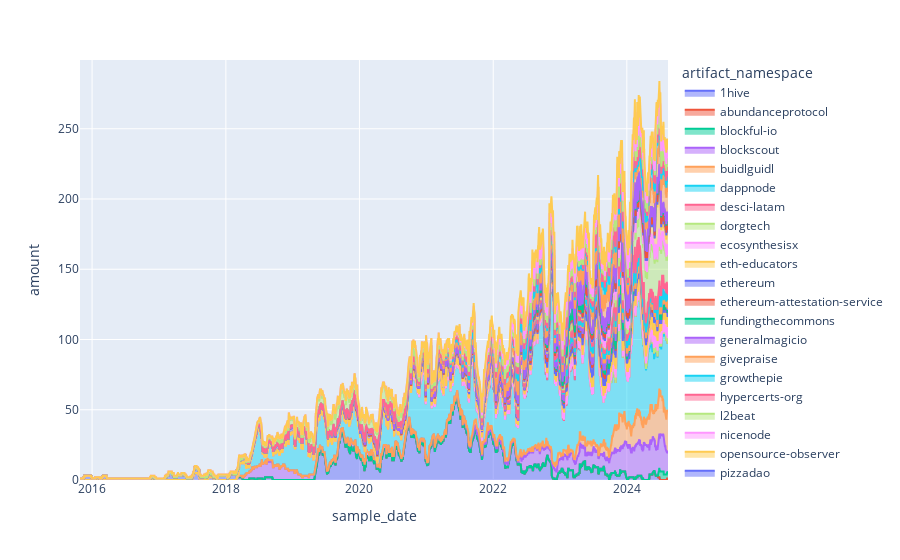

Here is the notebook cell this chart was saved with:
### Code cell
import plotly.express as px

gby = (
    df_repos[df_repos.metric_name == 'active_developers']
    .groupby(['artifact_namespace', 'sample_date'])['amount'].sum()
    .reset_index()
)

px.area(
    data_frame=gby,
    x='sample_date',
    y='amount',
    color='artifact_namespace'
)

### Figure 1 — Plotly figure (JSON) as saved in the notebook; plotly's stock layout.template omitted (floating-point values rounded to 4 significant figures; data arrays with more than 128 entries replaced by an {"elided": "..."} marker saying what was removed)
{"data": [{"fillpattern": {"shape": ""}, "hovertemplate": "artifact_namespace=1hive<br>sample_date=%{x}<br>amount=%{y}<extra></extra>", "legendgroup": "1hive", "line": {"color": "#636efa"}, "marker": {"symbol": "circle"}, "mode": "lines", "name": "1hive", "orientation": "v", "showlegend": true, "stackgroup": "1", "type": "scatter", "x": {"elided": "2082 str values"}, "xaxis": "x", "y": {"elided": "2082 int values"}, "yaxis": "y"}, {"fillpattern": {"shape": ""}, "hovertemplate": "artifact_namespace=abundanceprotocol<br>sample_date=%{x}<br>amount=%{y}<extra></extra>", "legendgroup": "abundanceprotocol", "line": {"color": "#EF553B"}, "marker": {"symbol": "circle"}, "mode": "lines", "name": "abundanceprotocol", "orientation": "v", "showlegend": true, "stackgroup": "1", "type": "scatter", "x": ["2024-08-08", "2024-08-09", "2024-08-10", "2024-08-11", "2024-08-12", "2024-08-13"], "xaxis": "x", "y": [1, 1, 1, 1, 1, 1], "yaxis": "y"}, {"fillpattern": {"shape": ""}, "hovertemplate": "artifact_namespace=blockful-io<br>sample_date=%{x}<br>amount=%{y}<extra></extra>", "legendgroup": "blockful-io", "line": {"color": "#00cc96"}, "marker": {"symbol": "circle"}, "mode": "lines", "name": "blockful-io", "orientation": "v", "showlegend": true, "stackgroup": "1", "type": "scatter", "x": ["2024-06-20", "2024-06-21", "2024-06-22", "2024-06-23", "2024-06-24", "2024-06-25", "2024-06-26", "2024-06-27", "2024-06-28", "2024-06-29", "2024-06-30", "2024-07-01", "2024-07-02", "2024-07-03", "2024-07-04", "2024-07-05", "2024-07-06", "2024-07-07", "2024-07-08", "2024-07-09", "2024-07-10", "2024-07-11", "2024-07-12", "2024-07-13", "2024-07-14", "2024-07-15", "2024-07-16", "2024-07-17", "2024-07-18", "2024-07-19", "2024-07-20", "2024-07-21", "2024-07-22", "2024-07-23", "2024-07-24", "2024-07-25", "2024-07-26", "2024-07-27", "2024-07-28", "2024-07-29", "2024-07-30", "2024-07-31", "2024-08-01", "2024-08-02", "2024-08-03", "2024-08-04", "2024-08-05", "2024-08-06", "2024-08-07", "2024-08-08", "2024-08-09", "2024-08-10", "2024-08-11", "2024-08-12", "2024-08-13"], "xaxis": "x", "y": [2, 5, 5, 5, 5, 5, 6, 6, 6, 6, 6, 6, 6, 6, 6, 6, 6, 6, 6, 6, 6, 6, 6, 6, 6, 6, 6, 6, 6, 6, 6, 4, 4, 4, 4, 4, 4, 4, 4, 4, 4, 4, 4, 4, 4, 4, 4, 4, 5, 5, 5, 5, 5, 4, 4], "yaxis": "y"}, {"fillpattern": {"shape": ""}, "hovertemplate": "artifact_namespace=blockscout<br>sample_date=%{x}<br>amount=%{y}<extra></extra>", "legendgroup": "blockscout", "line": {"color": "#ab63fa"}, "marker": {"symbol": "circle"}, "mode": "lines", "name": "blockscout", "orientation": "v", "showlegend": true, "stackgroup": "1", "type": "scatter", "x": {"elided": "2351 str values"}, "xaxis": "x", "y": {"elided": "2351 int values"}, "yaxis": "y"}, {"fillpattern": {"shape": ""}, "hovertemplate": "artifact_namespace=buidlguidl<br>sample_date=%{x}<br>amount=%{y}<extra></extra>", "legendgroup": "buidlguidl", "line": {"color": "#FFA15A"}, "marker": {"symbol": "circle"}, "mode": "lines", "name": "buidlguidl", "orientation": "v", "showlegend": true, "stackgroup": "1", "type": "scatter", "x": {"elided": "1140 str values"}, "xaxis": "x", "y": {"elided": "1140 int values"}, "yaxis": "y"}, {"fillpattern": {"shape": ""}, "hovertemplate": "artifact_namespace=dappnode<br>sample_date=%{x}<br>amount=%{y}<extra></extra>", "legendgroup": "dappnode", "line": {"color": "#19d3f3"}, "marker": {"symbol": "circle"}, "mode": "lines", "name": "dappnode", "orientation": "v", "showlegend": true, "stackgroup": "1", "type": "scatter", "x": {"elided": "2360 str values"}, "xaxis": "x", "y": {"elided": "2360 int values"}, "yaxis": "y"}, {"fillpattern": {"shape": ""}, "hovertemplate": "artifact_namespace=desci-latam<br>sample_date=%{x}<br>amount=%{y}<extra></extra>", "legendgroup": "desci-latam", "line": {"color": "#FF6692"}, "marker": {"symbol": "circle"}, "mode": "lines", "name": "desci-latam", "orientation": "v", "showlegend": true, "stackgroup": "1", "type": "scatter", "x": ["2024-03-29", "2024-03-30", "2024-03-31", "2024-04-01", "2024-04-02", "2024-04-03", "2024-04-04", "2024-04-05", "2024-04-06", "2024-04-07", "2024-04-08", "2024-04-09", "2024-04-10", "2024-04-11", "2024-04-12", "2024-04-13", "2024-04-14", "2024-04-15", "2024-04-16", "2024-04-17", "2024-04-18", "2024-04-19", "2024-04-20", "2024-04-21", "2024-04-22", "2024-04-23", "2024-04-24", "2024-04-25", "2024-04-26", "2024-04-27", "2024-04-28", "2024-04-29", "2024-04-30", "2024-05-01", "2024-05-02", "2024-05-03", "2024-05-04", "2024-05-05", "2024-05-06", "2024-05-07", "2024-05-08", "2024-05-09", "2024-05-10", "2024-05-11", "2024-05-12", "2024-05-13", "2024-05-14", "2024-05-15", "2024-05-16", "2024-05-17", "2024-05-18", "2024-05-19", "2024-05-20", "2024-05-21", "2024-05-22", "2024-05-23", "2024-05-24", "2024-05-25", "2024-05-26", "2024-05-27", "2024-05-28", "2024-05-29", "2024-05-30", "2024-05-31", "2024-06-01", "2024-06-02", "2024-06-03", "2024-06-04", "2024-06-05", "2024-06-06", "2024-06-07", "2024-06-08", "2024-06-09", "2024-06-10", "2024-06-11", "2024-06-12", "2024-06-13", "2024-06-14", "2024-06-15", "2024-06-16", "2024-06-17", "2024-06-18", "2024-06-19", "2024-06-20", "2024-06-21", "2024-06-22", "2024-06-23", "2024-06-24", "2024-06-25", "2024-06-26", "2024-06-27", "2024-06-28", "2024-06-29", "2024-06-30", "2024-07-01", "2024-07-02", "2024-07-03", "2024-07-04", "2024-07-05", "2024-07-06", "2024-07-07", "2024-07-08", "2024-07-09", "2024-07-10", "2024-07-11", "2024-07-12", "2024-07-13", "2024-07-14", "2024-07-15", "2024-07-16", "2024-07-17", "2024-07-18", "2024-07-19", "2024-07-20", "2024-07-21", "2024-07-22", "2024-07-23", "2024-07-24", "2024-07-25", "2024-07-26", "2024-07-27", "2024-07-28", "2024-07-29", "2024-07-30", "2024-07-31", "2024-08-01", "2024-08-02"], "xaxis": "x", "y": [1, 1, 1, 1, 1, 1, 1, 1, 1, 1, 1, 1, 1, 1, 1, 1, 1, 1, 1, 1, 1, 1, 1, 3, 3, 3, 3, 3, 3, 3, 3, 3, 3, 3, 3, 3, 5, 6, 6, 6, 6, 6, 6, 6, 6, 6, 6, 6, 6, 6, 6, 6, 6, 6, 6, 6, 6, 5, 4, 4, 4, 4, 4, 4, 4, 4, 2, 1, 1, 1, 1, 1, 1, 1, 1, 1, 1, 1, 1, 1, 1, 1, 1, 1, 1, 1, 1, 1, 1, 1, 1, 1, 1, 1, 1, 1, 1, 2, 2, 2, 2, 2, 2, 2, 2, 2, 2, 2, 2, 2, 2, 2, 2, 2, 2, 2, 1, 1, 1, 1, 1, 1, 1, 1, 1, 1, 1], "yaxis": "y"}, {"fillpattern": {"shape": ""}, "hovertemplate": "artifact_namespace=dorgtech<br>sample_date=%{x}<br>amount=%{y}<extra></extra>", "legendgroup": "dorgtech", "line": {"color": "#B6E880"}, "marker": {"symbol": "circle"}, "mode": "lines", "name": "dorgtech", "orientation": "v", "showlegend": true, "stackgroup": "1", "type": "scatter", "x": {"elided": "218 str values"}, "xaxis": "x", "y": {"elided": "218 int values"}, "yaxis": "y"}, {"fillpattern": {"shape": ""}, "hovertemplate": "artifact_namespace=ecosynthesisx<br>sample_date=%{x}<br>amount=%{y}<extra></extra>", "legendgroup": "ecosynthesisx", "line": {"color": "#FF97FF"}, "marker": {"symbol": "circle"}, "mode": "lines", "name": "ecosynthesisx", "orientation": "v", "showlegend": true, "stackgroup": "1", "type": "scatter", "x": {"elided": "255 str values"}, "xaxis": "x", "y": {"elided": "255 int values"}, "yaxis": "y"}, {"fillpattern": {"shape": ""}, "hovertemplate": "artifact_namespace=eth-educators<br>sample_date=%{x}<br>amount=%{y}<extra></extra>", "legendgroup": "eth-educators", "line": {"color": "#FECB52"}, "marker": {"symbol": "circle"}, "mode": "lines", "name": "eth-educators", "orientation": "v", "showlegend": true, "stackgroup": "1", "type": "scatter", "x": {"elided": "1381 str values"}, "xaxis": "x", "y": {"elided": "1381 int values"}, "yaxis": "y"}, {"fillpattern": {"shape": ""}, "hovertemplate": "artifact_namespace=ethereum<br>sample_date=%{x}<br>amount=%{y}<extra></extra>", "legendgroup": "ethereum", "line": {"color": "#636efa"}, "marker": {"symbol": "circle"}, "mode": "lines", "name": "ethereum", "orientation": "v", "showlegend": true, "stackgroup": "1", "type": "scatter", "x": {"elided": "3062 str values"}, "xaxis": "x", "y": {"elided": "3062 int values"}, "yaxis": "y"}, {"fillpattern": {"shape": ""}, "hovertemplate": "artifact_namespace=ethereum-attestation-service<br>sample_date=%{x}<br>amount=%{y}<extra></extra>", "legendgroup": "ethereum-attestation-service", "line": {"color": "#EF553B"}, "marker": {"symbol": "circle"}, "mode": "lines", "name": "ethereum-attestation-service", "orientation": "v", "showlegend": true, "stackgroup": "1", "type": "scatter", "x": {"elided": "951 str values"}, "xaxis": "x", "y": {"elided": "951 int values"}, "yaxis": "y"}, {"fillpattern": {"shape": ""}, "hovertemplate": "artifact_namespace=fundingthecommons<br>sample_date=%{x}<br>amount=%{y}<extra></extra>", "legendgroup": "fundingthecommons", "line": {"color": "#00cc96"}, "marker": {"symbol": "circle"}, "mode": "lines", "name": "fundingthecommons", "orientation": "v", "showlegend": true, "stackgroup": "1", "type": "scatter", "x": {"elided": "489 str values"}, "xaxis": "x", "y": {"elided": "489 int values"}, "yaxis": "y"}, {"fillpattern": {"shape": ""}, "hovertemplate": "artifact_namespace=generalmagicio<br>sample_date=%{x}<br>amount=%{y}<extra></extra>", "legendgroup": "generalmagicio", "line": {"color": "#ab63fa"}, "marker": {"symbol": "circle"}, "mode": "lines", "name": "generalmagicio", "orientation": "v", "showlegend": true, "stackgroup": "1", "type": "scatter", "x": {"elided": "341 str values"}, "xaxis": "x", "y": {"elided": "341 int values"}, "yaxis": "y"}, {"fillpattern": {"shape": ""}, "hovertemplate": "artifact_namespace=givepraise<br>sample_date=%{x}<br>amount=%{y}<extra></extra>", "legendgroup": "givepraise", "line": {"color": "#FFA15A"}, "marker": {"symbol": "circle"}, "mode": "lines", "name": "givepraise", "orientation": "v", "showlegend": true, "stackgroup": "1", "type": "scatter", "x": {"elided": "753 str values"}, "xaxis": "x", "y": {"elided": "753 int values"}, "yaxis": "y"}, {"fillpattern": {"shape": ""}, "hovertemplate": "artifact_namespace=growthepie<br>sample_date=%{x}<br>amount=%{y}<extra></extra>", "legendgroup": "growthepie", "line": {"color": "#19d3f3"}, "marker": {"symbol": "circle"}, "mode": "lines", "name": "growthepie", "orientation": "v", "showlegend": true, "stackgroup": "1", "type": "scatter", "x": {"elided": "481 str values"}, "xaxis": "x", "y": {"elided": "481 int values"}, "yaxis": "y"}, {"fillpattern": {"shape": ""}, "hovertemplate": "artifact_namespace=hypercerts-org<br>sample_date=%{x}<br>amount=%{y}<extra></extra>", "legendgroup": "hypercerts-org", "line": {"color": "#FF6692"}, "marker": {"symbol": "circle"}, "mode": "lines", "name": "hypercerts-org", "orientation": "v", "showlegend": true, "stackgroup": "1", "type": "scatter", "x": {"elided": "617 str values"}, "xaxis": "x", "y": {"elided": "617 int values"}, "yaxis": "y"}, {"fillpattern": {"shape": ""}, "hovertemplate": "artifact_namespace=l2beat<br>sample_date=%{x}<br>amount=%{y}<extra></extra>", "legendgroup": "l2beat", "line": {"color": "#B6E880"}, "marker": {"symbol": "circle"}, "mode": "lines", "name": "l2beat", "orientation": "v", "showlegend": true, "stackgroup": "1", "type": "scatter", "x": {"elided": "926 str values"}, "xaxis": "x", "y": {"elided": "926 int values"}, "yaxis": "y"}, {"fillpattern": {"shape": ""}, "hovertemplate": "artifact_namespace=nicenode<br>sample_date=%{x}<br>amount=%{y}<extra></extra>", "legendgroup": "nicenode", "line": {"color": "#FF97FF"}, "marker": {"symbol": "circle"}, "mode": "lines", "name": "nicenode", "orientation": "v", "showlegend": true, "stackgroup": "1", "type": "scatter", "x": {"elided": "729 str values"}, "xaxis": "x", "y": {"elided": "729 int values"}, "yaxis": "y"}, {"fillpattern": {"shape": ""}, "hovertemplate": "artifact_namespace=opensource-observer<br>sample_date=%{x}<br>amount=%{y}<extra></extra>", "legendgroup": "opensource-observer", "line": {"color": "#FECB52"}, "marker": {"symbol": "circle"}, "mode": "lines", "name": "opensource-observer", "orientation": "v", "showlegend": true, "stackgroup": "1", "type": "scatter", "x": {"elided": "383 str values"}, "xaxis": "x", "y": {"elided": "383 int values"}, "yaxis": "y"}, {"fillpattern": {"shape": ""}, "hovertemplate": "artifact_namespace=pizzadao<br>sample_date=%{x}<br>amount=%{y}<extra></extra>", "legendgroup": "pizzadao", "line": {"color": "#636efa"}, "marker": {"symbol": "circle"}, "mode": "lines", "name": "pizzadao", "orientation": "v", "showlegend": true, "stackgroup": "1", "type": "scatter", "x": {"elided": "490 str values"}, "xaxis": "x", "y": {"elided": "490 int values"}, "yaxis": "y"}, {"fillpattern": {"shape": ""}, "hovertemplate": "artifact_namespace=protocolguild<br>sample_date=%{x}<br>amount=%{y}<extra></extra>", "legendgroup": "protocolguild", "line": {"color": "#EF553B"}, "marker": {"symbol": "circle"}, "mode": "lines", "name": "protocolguild", "orientation": "v", "showlegend": true, "stackgroup": "1", "type": "scatter", "x": {"elided": "895 str values"}, "xaxis": "x", "y": {"elided": "895 int values"}, "yaxis": "y"}, {"fillpattern": {"shape": ""}, "hovertemplate": "artifact_namespace=revokecash<br>sample_date=%{x}<br>amount=%{y}<extra></extra>", "legendgroup": "revokecash", "line": {"color": "#00cc96"}, "marker": {"symbol": "circle"}, "mode": "lines", "name": "revokecash", "orientation": "v", "showlegend": true, "stackgroup": "1", "type": "scatter", "x": {"elided": "1532 str values"}, "xaxis": "x", "y": {"elided": "1532 int values"}, "yaxis": "y"}, {"fillpattern": {"shape": ""}, "hovertemplate": "artifact_namespace=rndao<br>sample_date=%{x}<br>amount=%{y}<extra></extra>", "legendgroup": "rndao", "line": {"color": "#ab63fa"}, "marker": {"symbol": "circle"}, "mode": "lines", "name": "rndao", "orientation": "v", "showlegend": true, "stackgroup": "1", "type": "scatter", "x": {"elided": "571 str values"}, "xaxis": "x", "y": {"elided": "571 int values"}, "yaxis": "y"}, {"fillpattern": {"shape": ""}, "hovertemplate": "artifact_namespace=rotki<br>sample_date=%{x}<br>amount=%{y}<extra></extra>", "legendgroup": "rotki", "line": {"color": "#FFA15A"}, "marker": {"symbol": "circle"}, "mode": "lines", "name": "rotki", "orientation": "v", "showlegend": true, "stackgroup": "1", "type": "scatter", "x": {"elided": "1845 str values"}, "xaxis": "x", "y": {"elided": "1845 int values"}, "yaxis": "y"}, {"fillpattern": {"shape": ""}, "hovertemplate": "artifact_namespace=scaffold-eth<br>sample_date=%{x}<br>amount=%{y}<extra></extra>", "legendgroup": "scaffold-eth", "line": {"color": "#19d3f3"}, "marker": {"symbol": "circle"}, "mode": "lines", "name": "scaffold-eth", "orientation": "v", "showlegend": true, "stackgroup": "1", "type": "scatter", "x": {"elided": "1570 str values"}, "xaxis": "x", "y": {"elided": "1570 int values"}, "yaxis": "y"}, {"fillpattern": {"shape": ""}, "hovertemplate": "artifact_namespace=shutter-network<br>sample_date=%{x}<br>amount=%{y}<extra></extra>", "legendgroup": "shutter-network", "line": {"color": "#FF6692"}, "marker": {"symbol": "circle"}, "mode": "lines", "name": "shutter-network", "orientation": "v", "showlegend": true, "stackgroup": "1", "type": "scatter", "x": {"elided": "1184 str values"}, "xaxis": "x", "y": {"elided": "1184 int values"}, "yaxis": "y"}, {"fillpattern": {"shape": ""}, "hovertemplate": "artifact_namespace=torproject<br>sample_date=%{x}<br>amount=%{y}<extra></extra>", "legendgroup": "torproject", "line": {"color": "#B6E880"}, "marker": {"symbol": "circle"}, "mode": "lines", "name": "torproject", "orientation": "v", "showlegend": true, "stackgroup": "1", "type": "scatter", "x": {"elided": "2291 str values"}, "xaxis": "x", "y": {"elided": "2291 int values"}, "yaxis": "y"}, {"fillpattern": {"shape": ""}, "hovertemplate": "artifact_namespace=vyperlang<br>sample_date=%{x}<br>amount=%{y}<extra></extra>", "legendgroup": "vyperlang", "line": {"color": "#FF97FF"}, "marker": {"symbol": "circle"}, "mode": "lines", "name": "vyperlang", "orientation": "v", "showlegend": true, "stackgroup": "1", "type": "scatter", "x": {"elided": "2783 str values"}, "xaxis": "x", "y": {"elided": "2783 int values"}, "yaxis": "y"}, {"fillpattern": {"shape": ""}, "hovertemplate": "artifact_namespace=web3<br>sample_date=%{x}<br>amount=%{y}<extra></extra>", "legendgroup": "web3", "line": {"color": "#FECB52"}, "marker": {"symbol": "circle"}, "mode": "lines", "name": "web3", "orientation": "v", "showlegend": true, "stackgroup": "1", "type": "scatter", "x": {"elided": "1203 str values"}, "xaxis": "x", "y": {"elided": "1203 int values"}, "yaxis": "y"}], "layout": {"autosize": true, "legend": {"title": {"text": "artifact_namespace"}, "tracegroupgap": 0}, "margin": {"t": 60}, "xaxis": {"anchor": "y", "autorange": true, "domain": [0, 1], "range": ["2015-10-27", "2024-08-13"], "title": {"text": "sample_date"}, "type": "date"}, "yaxis": {"anchor": "x", "autorange": true, "domain": [0, 1], "range": [0, 298.9], "title": {"text": "amount"}, "type": "linear"}}}
